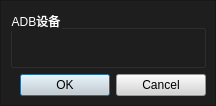
<?xml version="1.0" encoding="UTF-8"?>
<ui version="4.0">
 <class>ConnectADB</class>
 <widget class="QDialog" name="ConnectADB">
  <property name="geometry">
   <rect>
    <x>0</x>
    <y>0</y>
    <width>216</width>
    <height>106</height>
   </rect>
  </property>
  <property name="windowTitle">
   <string>ADB设备选择</string>
  </property>
  <layout class="QVBoxLayout" name="verticalLayout">
   <property name="spacing">
    <number>6</number>
   </property>
   <property name="leftMargin">
    <number>0</number>
   </property>
   <property name="topMargin">
    <number>0</number>
   </property>
   <property name="rightMargin">
    <number>0</number>
   </property>
   <property name="bottomMargin">
    <number>0</number>
   </property>
   <item>
    <widget class="QFrame" name="frame">
     <property name="styleSheet">
      <string notr="true">background-color: rgb(30, 30, 30);</string>
     </property>
     <property name="frameShape">
      <enum>QFrame::StyledPanel</enum>
     </property>
     <property name="frameShadow">
      <enum>QFrame::Raised</enum>
     </property>
     <layout class="QVBoxLayout" name="verticalLayout_5">
      <item>
       <layout class="QVBoxLayout" name="verticalLayout_4">
        <item>
         <widget class="QGroupBox" name="groupBox">
          <property name="styleSheet">
           <string notr="true">color: rgb(255, 255, 255);
font: 16pt &quot;Courier New&quot;;</string>
          </property>
          <property name="title">
           <string>ADB设备</string>
          </property>
          <layout class="QVBoxLayout" name="verticalLayout_3">
           <item>
            <layout class="QVBoxLayout" name="container"/>
           </item>
          </layout>
          <zorder>widget</zorder>
          <zorder>verticalLayoutWidget</zorder>
         </widget>
        </item>
        <item>
         <layout class="QHBoxLayout" name="horizontalLayout">
          <item>
           <spacer name="horizontalSpacer">
            <property name="orientation">
             <enum>Qt::Horizontal</enum>
            </property>
            <property name="sizeHint" stdset="0">
             <size>
              <width>40</width>
              <height>20</height>
             </size>
            </property>
           </spacer>
          </item>
          <item>
           <widget class="QPushButton" name="btnOK">
            <property name="minimumSize">
             <size>
              <width>90</width>
              <height>0</height>
             </size>
            </property>
            <property name="maximumSize">
             <size>
              <width>90</width>
              <height>16777215</height>
             </size>
            </property>
            <property name="styleSheet">
             <string notr="true">font: 16pt &quot;Courier New&quot;;
background-color: rgb(212, 212, 212);</string>
            </property>
            <property name="text">
             <string>OK</string>
            </property>
           </widget>
          </item>
          <item>
           <widget class="QPushButton" name="btnCancel">
            <property name="minimumSize">
             <size>
              <width>90</width>
              <height>0</height>
             </size>
            </property>
            <property name="maximumSize">
             <size>
              <width>90</width>
              <height>16777215</height>
             </size>
            </property>
            <property name="styleSheet">
             <string notr="true">font: 16pt &quot;Courier New&quot;;
background-color: rgb(212, 212, 212);</string>
            </property>
            <property name="text">
             <string>Cancel</string>
            </property>
           </widget>
          </item>
         </layout>
        </item>
       </layout>
      </item>
     </layout>
    </widget>
   </item>
  </layout>
 </widget>
 <resources/>
 <connections/>
</ui>
